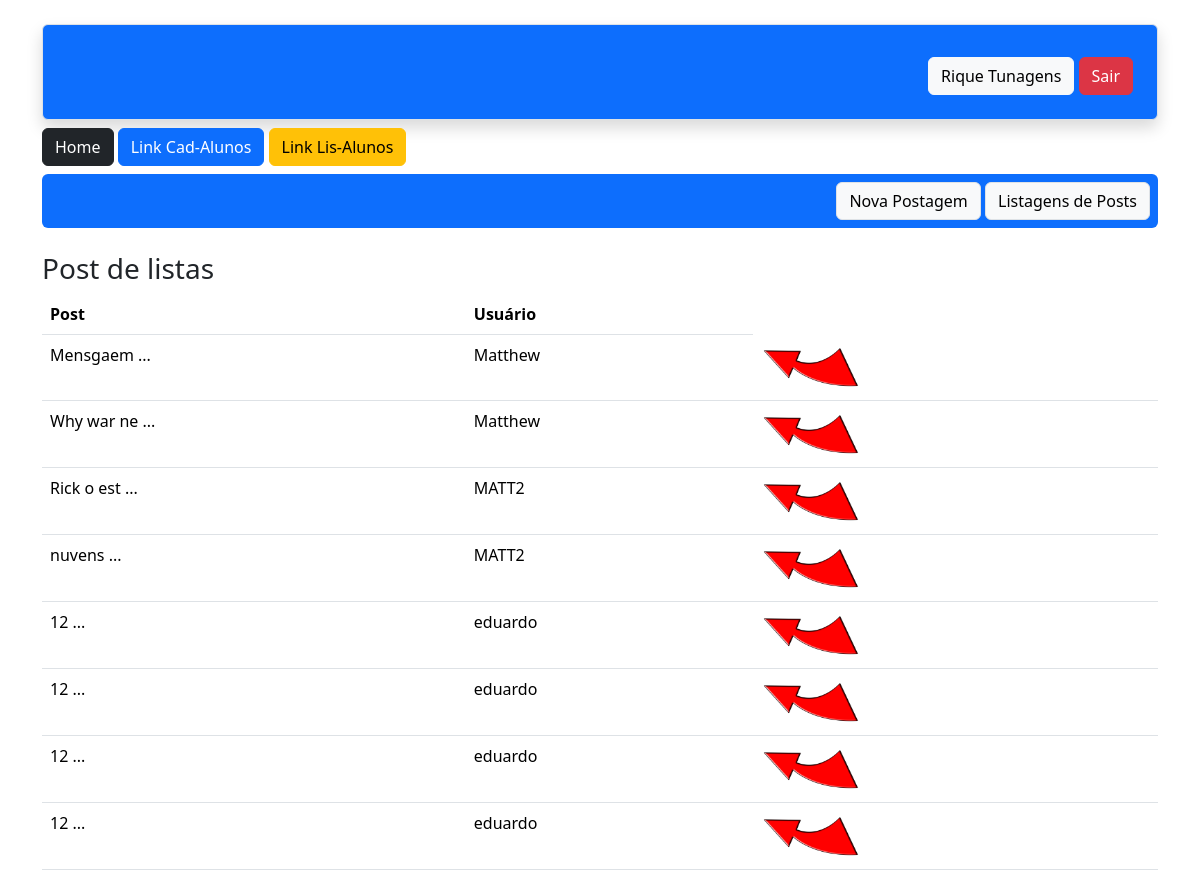
/post/lista (signed in), run on the app's committed database.
### app/models.py (models this page shows)
class User(db.Model, UserMixin):
    id = db.Column(db.Integer, primary_key = True)
    nome = db.Column(db.String, nullable = True)
    sobrenome = db.Column(db.String, nullable = True)
    email = db.Column(db.String, nullable = True)
    senha = db.Column(db.String, nullable = True)
    posts = db.relationship('Post', backref='user',lazy=True)

class Post(db.Model):
    id = db.Column(db.Integer, primary_key = True)
    data_criação = db.Column(db.DateTime,default=datetime.now())
    mensagem = db.Column(db.String, nullable=True)
    imagem = db.Column(db.String, nullable=True, default='default.png')
    user_id = db.Column(db.Integer, db.ForeignKey('user.id'),nullable=True)
    coms = db.relationship('ClasseComentario', backref='Post',lazy=True)
    def msg_resumo(self):
        return f"{self.mensagem[:10]} ..."

### app/views.py (the view)
@app.route('/post/lista')
@login_required
def PostLista():
    posts = Post.query.all()
    return render_template('post_lista.html', posts = posts)

### app/models.py (called while the page is built)
@login_manager.user_loader
def load_user(user_id):
    return User.query.get(user_id)

### app/templates/post_lista.html (shortened to what this page needs)
{% extends 'base.html' %}
{% block content%}
</head>
    <div class="container">
        {% include 'nave.html' %}
            <div class="row mt-4">
                <h3>Post de listas</h3>
                <div class="col-12">
                    <table class="table">
                        <thead>
                            <tr>
                                <th>Post</th>
                                <th>Usuário</th>
                            </tr>
                        </thead>
                            <body>
                                {% for linha in posts %}
                                <tr>
                                    <td>{{linha.msg_resumo()}}</td>
                                    <td>{{linha.user.nome}}</td>
                                     <td><a href="{{url_for('PostDetail',id=linha.id)}}">  <img src="{{url_for('static', filename='img/Clickbait-Arrow.png')}}" width="100" height="50"> </a></td>
                                </tr>
                                {% endfor %}
                            </body>
                    </table>
                </div>
            </div>
        </div>
{% endblock %}

### app/templates/nave.html
<div class = "text-center">
    <div class="mt-4 p-4 border shadow bg-primary rounded" style="background-image: url('https://images.fineartamerica.com/images-medium-large-5/fluffy-white-clouds-in-a-blue-sky-emrah-turudu.jpg'); background-repeat: no-repeat; background-size: cover;  ">
        {% if current_user.is_authenticated %}
                <div class = "mt-2 text-end ">
                    <span class='btn btn-light'>{{current_user.nome}} {{current_user.sobrenome}}</span>
                    <a href="{{url_for('logout')}}" class="btn btn-danger">Sair</a>
                </div>
        {% else %}
        <a href="{{url_for('cadastro')}}" class="btn btn-primary border">Faça o seu Cadastro</a>
        {% endif %}
    </div>
    <div class = 'mt-2 rounded'>
        <div class = "text-start">
            <a href="/"class="btn btn-dark">Home</a>
            <a href="{{url_for('contato')}}"class="btn btn-primary">Link Cad-Alunos </a>
            <a href="{{url_for('contato_lista')}}"class="btn btn-warning">Link Lis-Alunos </a>
        </div>
        <div class="bg-primary rounded p-2 mt-2  text-end " style="#background-image: url('https://i.guim.co.uk/img/media/4df537fc995e39f96ec356d87fd597d2da9d704b/0_156_4083_2450/master/4083.jpg?width=1200&height=1200&quality=85&auto=format&fit=crop&s=f0014a4b443ac2f383e96ba4fb501f2e');">
            <a href = "{{url_for('PostNovo')}}" class = "btn btn-light border">Nova Postagem </a>
            <a href = "{{url_for('PostLista')}}" class = "btn btn-light border">Listagens de Posts </a>
        </div>
    </div>
</div>

### data on the page
User: nome "Rique", sobrenome "Tunagens"
Post: msg_resumo "Mensgaem ...", user.nome "Matthew"
Post: msg_resumo "Why war ne ...", user.nome "Matthew"
Post: msg_resumo "Rick o est ...", user.nome "MATT2"
Post: msg_resumo "nuvens ...", user.nome "MATT2"
Post: msg_resumo "12 ...", user.nome "eduardo"
Post: msg_resumo "12 ...", user.nome "eduardo"
Post: msg_resumo "12 ...", user.nome "eduardo"
Post: msg_resumo "12 ...", user.nome "eduardo"
